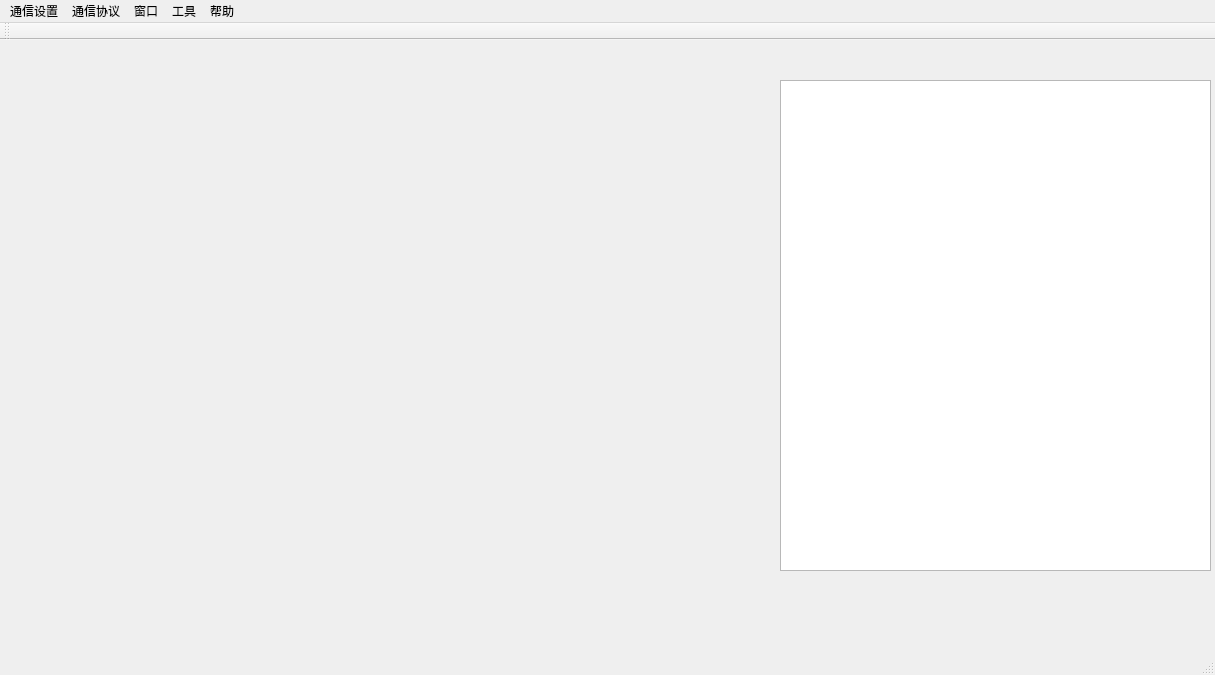
<?xml version="1.0" encoding="UTF-8"?>
<ui version="4.0">
 <class>MainWindow</class>
 <widget class="QMainWindow" name="MainWindow">
  <property name="geometry">
   <rect>
    <x>0</x>
    <y>0</y>
    <width>1215</width>
    <height>675</height>
   </rect>
  </property>
  <property name="windowTitle">
   <string/>
  </property>
  <widget class="QWidget" name="centralWidget">
   <widget class="QWidget" name="mainwidget" native="true">
    <property name="geometry">
     <rect>
      <x>10</x>
      <y>10</y>
      <width>700</width>
      <height>600</height>
     </rect>
    </property>
    <property name="sizePolicy">
     <sizepolicy hsizetype="Preferred" vsizetype="Preferred">
      <horstretch>0</horstretch>
      <verstretch>0</verstretch>
     </sizepolicy>
    </property>
    <layout class="QHBoxLayout" name="horizontalLayout"/>
   </widget>
   <widget class="QWidget" name="messagewidget" native="true">
    <property name="geometry">
     <rect>
      <x>730</x>
      <y>10</y>
      <width>541</width>
      <height>551</height>
     </rect>
    </property>
    <widget class="QTextBrowser" name="MessagetextBrowser">
     <property name="geometry">
      <rect>
       <x>50</x>
       <y>30</y>
       <width>431</width>
       <height>491</height>
      </rect>
     </property>
    </widget>
   </widget>
  </widget>
  <widget class="QMenuBar" name="menuBar">
   <property name="geometry">
    <rect>
     <x>0</x>
     <y>0</y>
     <width>1215</width>
     <height>23</height>
    </rect>
   </property>
   <widget class="QMenu" name="menu">
    <property name="tearOffEnabled">
     <bool>true</bool>
    </property>
    <property name="title">
     <string>通信设置</string>
    </property>
    <addaction name="action_2"/>
    <addaction name="separator"/>
    <addaction name="action_4"/>
    <addaction name="action_5"/>
   </widget>
   <widget class="QMenu" name="menu_2">
    <property name="title">
     <string>通信协议</string>
    </property>
    <addaction name="actionUDS"/>
    <addaction name="actionCCP"/>
   </widget>
   <widget class="QMenu" name="menu_3">
    <property name="title">
     <string>窗口</string>
    </property>
    <addaction name="action"/>
    <addaction name="action_3"/>
   </widget>
   <widget class="QMenu" name="menu_4">
    <property name="title">
     <string>工具</string>
    </property>
    <addaction name="action_6"/>
   </widget>
   <widget class="QMenu" name="menu_5">
    <property name="title">
     <string>帮助</string>
    </property>
   </widget>
   <addaction name="menu"/>
   <addaction name="menu_2"/>
   <addaction name="menu_3"/>
   <addaction name="menu_4"/>
   <addaction name="menu_5"/>
  </widget>
  <widget class="QToolBar" name="mainToolBar">
   <attribute name="toolBarArea">
    <enum>TopToolBarArea</enum>
   </attribute>
   <attribute name="toolBarBreak">
    <bool>false</bool>
   </attribute>
  </widget>
  <widget class="QStatusBar" name="statusBar"/>
  <action name="action_2">
   <property name="text">
    <string>参数设置</string>
   </property>
   <property name="iconText">
    <string>参数设置</string>
   </property>
  </action>
  <action name="action_4">
   <property name="text">
    <string>连接</string>
   </property>
  </action>
  <action name="action_5">
   <property name="text">
    <string>断开连接</string>
   </property>
  </action>
  <action name="actionUDS">
   <property name="text">
    <string>UDS</string>
   </property>
  </action>
  <action name="actionCCP">
   <property name="text">
    <string>CCP</string>
   </property>
  </action>
  <action name="action">
   <property name="text">
    <string>显示原始数据</string>
   </property>
  </action>
  <action name="action_3">
   <property name="text">
    <string>关闭原始数据</string>
   </property>
  </action>
  <action name="action_6">
   <property name="text">
    <string>硬件测试</string>
   </property>
  </action>
 </widget>
 <layoutdefault spacing="6" margin="11"/>
 <resources/>
 <connections/>
</ui>
